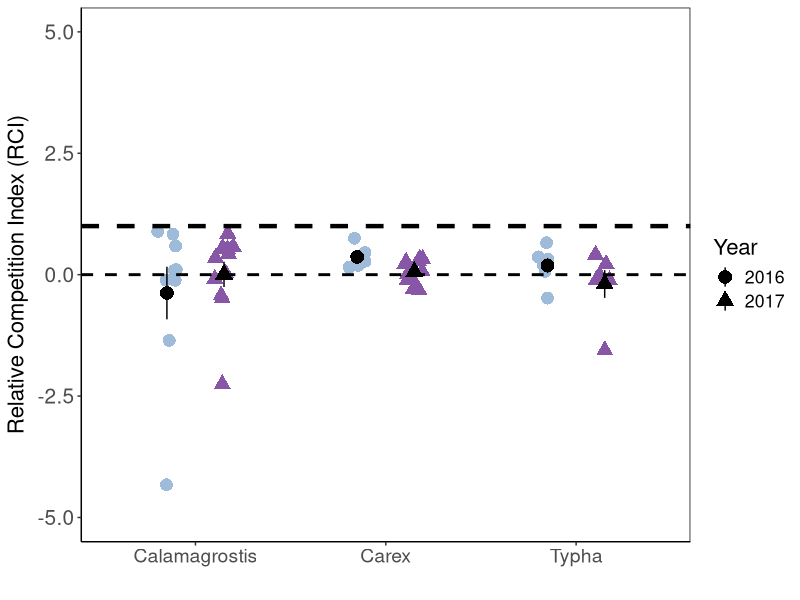
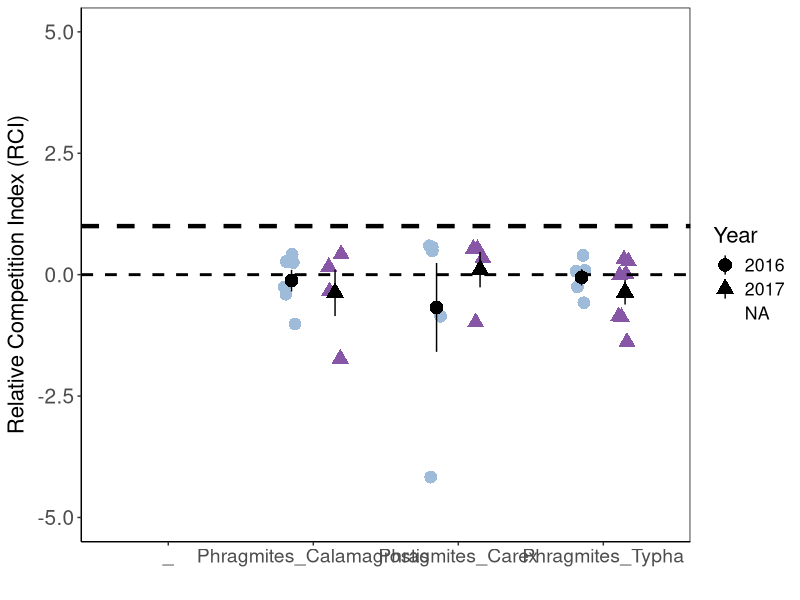

Write R code to recreate these figures, in order.

library(tidyverse)
library(ggpubr)

RCI.res <- read.csv("Data/RCI_residents.csv")
str(RCI.res) 
RCI.res$Year <- as.factor(RCI.res$Year)

##### Resident species ##############

RCI.plot <- ggplot(RCI.res, aes(x = Phytometer, y = RCI)) + 
  geom_jitter(
    aes(shape = Year, color = Year), 
    position = position_jitterdodge(jitter.width = 0.2, dodge.width = 0.6),
    size = 4) +
  theme_classic() +
  stat_summary(
    aes(shape = Year),
    fun.data = "mean_se", fun.args = list(mult = 1),
    geom = "pointrange", size = 1,
    position = position_dodge(0.6)
  ) +
  labs(x = " ",
       y = expression(paste("Relative Competition Index (RCI)"))) + 
  scale_color_manual(values = c("#9ebcda","#8856a7")) +
  theme(panel.border = element_rect(fill = NA)) +
  theme(text = element_text(size = 16),
        axis.text.x = element_text(size = 14),
        axis.text.y = element_text(size = 15)) +
  ylim(-5, 5) +
  geom_hline(yintercept = 1, linetype = "dashed",
             size = 1.5) +
  geom_hline(yintercept = 0, linetype = "dashed",
             size = 1)

ggsave("Figures/RCI_residents.jpeg")

###### Phragmites ###############

RCI.phrag <- read.csv("Data/RCI.phrag.csv")
str(RCI.phrag) 
RCI.phrag$Year <- as.factor(RCI.phrag$Year)

RCI.phrag <- RCI.phrag %>% 
  unite("spp_n", Phytometer,Neighbours, remove = FALSE)


RCI.plot2 <- ggplot(RCI.phrag, aes(x = spp_n, y = RCI)) + 
  geom_jitter(
    aes(shape = Year, color = Year), 
    position = position_jitterdodge(jitter.width = 0.2, dodge.width = 0.6),
    size = 4) +
  theme_classic() +
  stat_summary(
    aes(shape = Year),
    fun.data = "mean_se", fun.args = list(mult = 1),
    geom = "pointrange", size = 1,
    position = position_dodge(0.6)
  ) +
  labs(x = " ",
       y = expression(paste("Relative Competition Index (RCI)"))) + 
  scale_color_manual(values = c("#9ebcda","#8856a7")) +
  theme(panel.border = element_rect(fill = NA)) +
  theme(text = element_text(size = 16),
        axis.text.x = element_text(size = 14),
        axis.text.y = element_text(size = 15)) +
  ylim(-5, 5) +
  geom_hline(yintercept = 1, linetype = "dashed",
             size = 1.5) +
  geom_hline(yintercept = 0, linetype = "dashed",
             size = 1)

ggsave("Figures/RCI_phragmites.jpeg")
